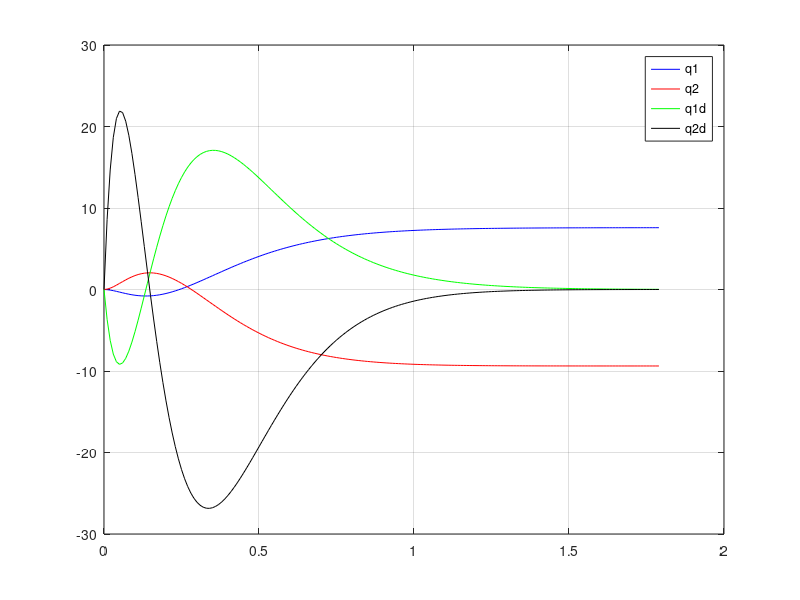
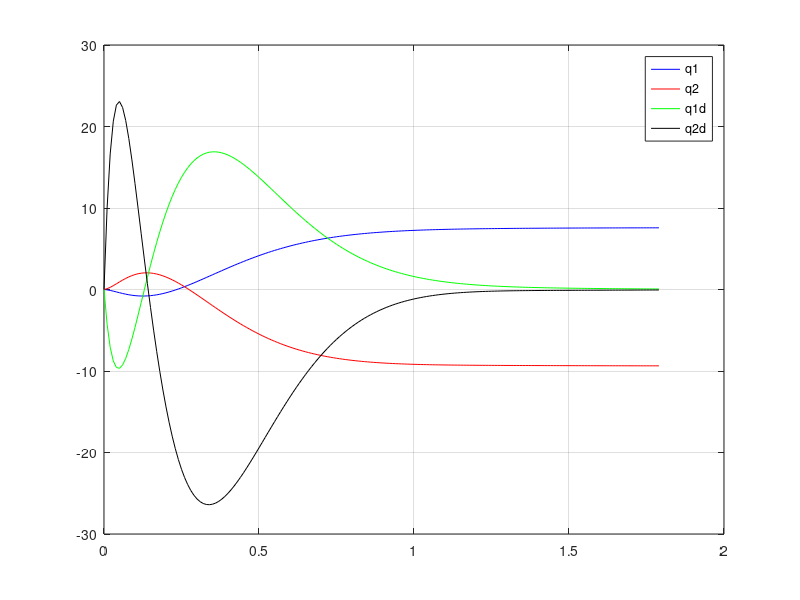

The MATLAB source for these figures, in order:
% System definition
A = [0 0 1 0;
     0 0 0 1;
     49.47 -5.5 0 0;
     -50.01 66.23 0 0];
B = [0 0 -0.61 1.43]';
C = eye(4);
D = zeros(4,1);

% Q and R definition (Parameters for the controller)
Q = eye(4);
R = 1;

K = lqr(A,B,Q,R);
 
Ac = [(A-B*K)];
Bc = [B];
Cc = [C];
Dc = [D];

states = {'q1', 'q2', 'q1_dot','q2_dot'};
inputs = {'Torque'};
outputs = {'q1','q2','q1_dot','q2_dot'};

sys_cl = ss(Ac,Bc,Cc,Dc,'statename',states,'inputname',inputs,'outputname',outputs);

delta_t = 0.01;
t = 0:delta_t:1.8-delta_t;
T = 700;
Tc =T*ones(size(t));
[y,t,x]=lsim(sys_cl,Tc,t);

figure(1)
plot(t,y(:,1),'b',t,y(:,2),'r',t,y(:,3),'g',t,y(:,4),'k')
grid on
legend('q1','q2','q1d','q2d')


q1 = zeros(length(t),1);
q2 = zeros(length(t),1);
q1d = zeros(length(t),1);
q2d = zeros(length(t),1);
for i=2:1:length(t)
    q1dd = Ac(3,1)*(q1(i-1))+Ac(3,2)*q2(i-1)+Ac(3,3)*q1d(i-1)+Ac(3,4)*q2d(i-1)+Bc(3)*T;
    q2dd = Ac(4,1)*(q1(i-1))+Ac(4,2)*q2(i-1)+Ac(4,3)*q1d(i-1)+Ac(4,4)*q2d(i-1)+Bc(4)*T;
    q1d(i) = q1d(i-1)+delta_t*q1dd;
    q2d(i) = q2d(i-1)+delta_t*q2dd;
    q1(i) = q1(i-1)+delta_t*q1d(i);
    q2(i) = q2(i-1)+delta_t*q2d(i);
end

figure(3)
plot(t,q1,'b',t,q2,'r',t,q1d,'g',t,q2d,'k')
grid on
legend('q1','q2','q1d','q2d')
